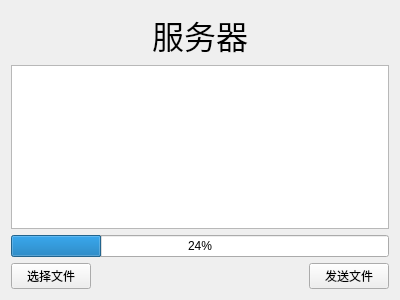
<?xml version="1.0" encoding="UTF-8"?>
<ui version="4.0">
 <class>ServerWidget</class>
 <widget class="QWidget" name="ServerWidget">
  <property name="geometry">
   <rect>
    <x>0</x>
    <y>0</y>
    <width>400</width>
    <height>300</height>
   </rect>
  </property>
  <property name="windowTitle">
   <string>ServerWidget</string>
  </property>
  <layout class="QGridLayout" name="gridLayout">
   <item row="3" column="1" colspan="3">
    <spacer name="horizontalSpacer_3">
     <property name="orientation">
      <enum>Qt::Horizontal</enum>
     </property>
     <property name="sizeHint" stdset="0">
      <size>
       <width>217</width>
       <height>20</height>
      </size>
     </property>
    </spacer>
   </item>
   <item row="1" column="0" colspan="5">
    <widget class="QTextEdit" name="textEdit"/>
   </item>
   <item row="0" column="0" colspan="2">
    <spacer name="horizontalSpacer">
     <property name="orientation">
      <enum>Qt::Horizontal</enum>
     </property>
     <property name="sizeHint" stdset="0">
      <size>
       <width>130</width>
       <height>20</height>
      </size>
     </property>
    </spacer>
   </item>
   <item row="0" column="3" colspan="2">
    <spacer name="horizontalSpacer_2">
     <property name="orientation">
      <enum>Qt::Horizontal</enum>
     </property>
     <property name="sizeHint" stdset="0">
      <size>
       <width>138</width>
       <height>20</height>
      </size>
     </property>
    </spacer>
   </item>
   <item row="3" column="0">
    <widget class="QPushButton" name="buttonFile">
     <property name="text">
      <string>选择文件</string>
     </property>
    </widget>
   </item>
   <item row="0" column="2">
    <widget class="QLabel" name="label">
     <property name="font">
      <font>
       <family>楷体</family>
       <pointsize>24</pointsize>
      </font>
     </property>
     <property name="text">
      <string>服务器</string>
     </property>
     <property name="alignment">
      <set>Qt::AlignCenter</set>
     </property>
    </widget>
   </item>
   <item row="3" column="4">
    <widget class="QPushButton" name="buttonSend">
     <property name="text">
      <string>发送文件</string>
     </property>
    </widget>
   </item>
   <item row="2" column="0" colspan="5">
    <widget class="QProgressBar" name="progressBar">
     <property name="value">
      <number>24</number>
     </property>
    </widget>
   </item>
  </layout>
 </widget>
 <layoutdefault spacing="6" margin="11"/>
 <resources/>
 <connections/>
</ui>
